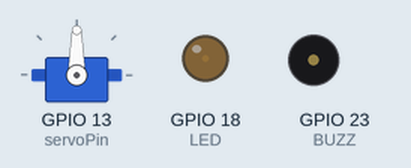
Recording of a program running on a simulated ESP32. Parts: servo, output pins drawn as LEDs (lit = HIGH), buzzer (waves = sounding). WiFi joins after 1.5 s; servers stay silent unless stated; what the program prints to the serial monitor is not drawn.

Above: at 2.05 s.
At 3.55 s:
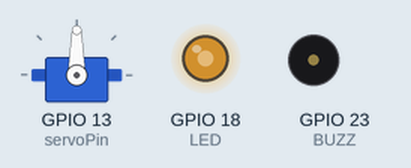
At 5.1 s:
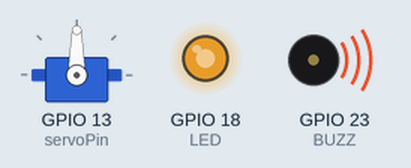
At 8.15 s:
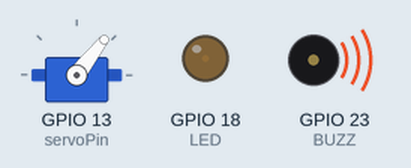
At 11.2 s:
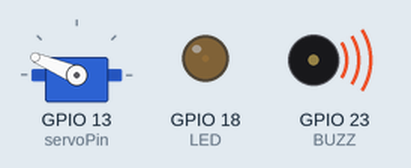
At 14.3 s:
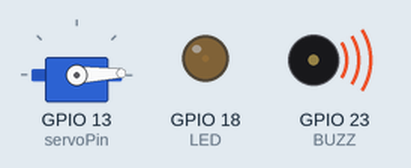
Timing chart, 0 to 18.1 s (numbered marks = the images above):
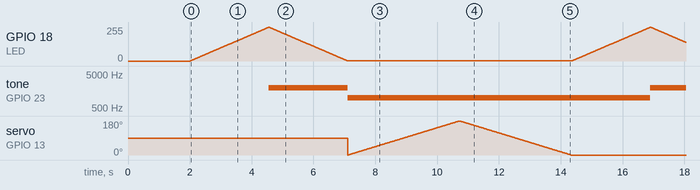

The program:

main.cpp
```cpp
#include <WiFi.h>
#include <ESP32Servo.h>
//#include <HTTPClient.h>
static const int servoPin = 13;

Servo servo1;

const char *ssid = "NTNU-IOT";
const char *password = "";

const int LED = 18;
const int BUZZ = 23;
const int channelLED = 15;
const int channelBUZZ = 14;

void setup()
{
  /*
  if ((WiFi.status() == WL_CONNECTED)){
    HTTPClient http;
    http.begin("http://example.com/index.html");
    Serial.print("[HTTP] GET...\n");
    int httpCode = http.GET();

    if (httpCode > 0) {
      Serial.printf("[HTTP] GET... code: %d\n", httpCode);
      if (httpCode == HTTP_CODE_OK) {
        String payload = http.getString();
        Serial.println(payload);
      }
    } else {
      Serial.printf("[HTTP] GET... failed error: %s\n", http.error);
    }
    http.end;

  } else {
    Serial.println("Lost internet connection");
  }
*/


  Serial.begin(115200);

  Serial.println("Trying to connect to");
  Serial.println(ssid);

  WiFi.begin(ssid, password);
  while (WiFi.status() != WL_CONNECTED)
  {
    delay(1000);
    Serial.print(".");
  }
  Serial.println("");
  Serial.println("WiFi connected successfully");
  Serial.print("Got IP: ");
  Serial.println(WiFi.localIP());

  ledcSetup(channelLED, 2000, 8);
  ledcSetup(channelBUZZ, 2000, 8);
  ledcAttachPin(BUZZ, channelBUZZ);
  ledcAttachPin(LED, channelLED);
  ledcWrite(channelLED, 0);

  servo1.attach(servoPin);

}

void loop()
{
  for (int i = 0; i < 255; i++)
  {
    ledcWrite(channelLED, i);
    delay(10);
  }
  ledcWriteTone(channelBUZZ, 2000);
  for (int i = 255; i > 0; i--)
  {
    ledcWrite(channelLED, i);
    delay(10);
  }
  ledcWriteTone(channelBUZZ, 1000);


  for (int posDegrees = 0; posDegrees <= 180; posDegrees++)
  {
    servo1.write(posDegrees);
    delay(20);
  }

  for (int posDegrees = 180; posDegrees >= 0; posDegrees--)
  {
    servo1.write(posDegrees);
    delay(20);
  }

}
```

Measured:
- by itself, tone on GPIO 23 (BUZZ): alternates 2000 Hz for 2.6 s and 1000 Hz for 9.8 s
